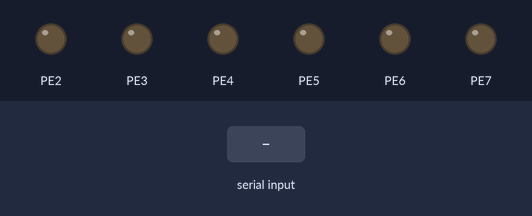
A program run on a simulated ATmega128, built with avr-gcc and emulated at 16 MHz. On the bench: output pins drawn as LEDs (lit = HIGH). The inputs (shaded band) are chosen by the test bench.

Above: at 1.2 s.
1.3 s: "w" received over Serial
At 3.8 s:
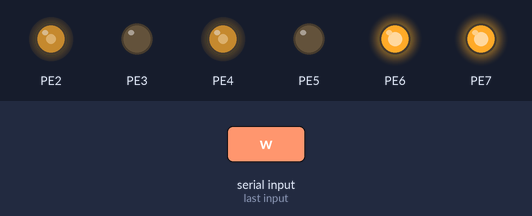
4.3 s: "q" received over Serial
At 5.53 s:
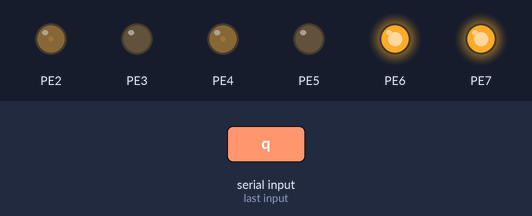
7.3 s: "s" received over Serial
At 9.5 s:
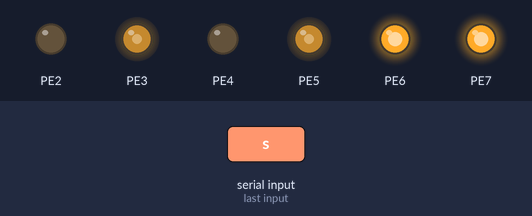
10.3 s: "a" received over Serial
At 11.33 s:
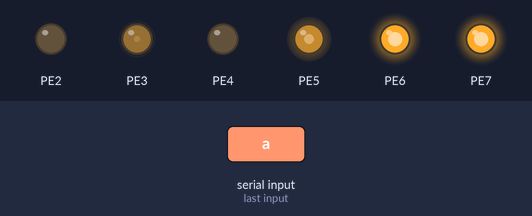
13.3 s: "d" received over Serial
At 14.57 s:
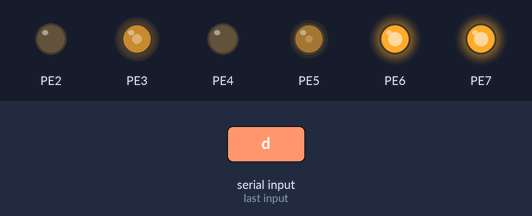
Timing chart, 0 to 17.3 s (numbered marks = the images above; inputs shaded):
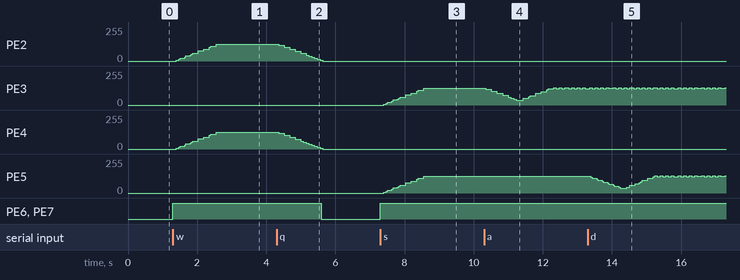

The program:

Sphero.c
```c
/*
 * Sphero.c
 *
 * Created: 2015-03-23 오후 1:33:31
 *  Author: chul
 */


#include <avr/io.h>
#include <avr/interrupt.h>

#define F_CPU 16000000UL

#define BAUD_DIV  (F_CPU/8/BAUD - 1)
#define BAUD_DIV_H BAUD_DIV >> 8
#define BAUD_DIV_L BAUD_DIV
#define BAUD 9600 // 115200 for JMOD-BT-1, 9600 for fb155bc, 38400 for HC-05, 9600 for HC-06

#include <util/delay.h>

#define TX_CH(ch, val) do { while(!(UCSR##ch##A & 0x20)); UDR##ch=val; } while(0)
#define RX_CH(ch, val) do { while(!(UCSR##ch##A & 0x80)); val = UDR##ch;  } while(0)
#define  AVAIL_RX(ch )  (UCSR##ch##A & 0x80)

unsigned int leftcnt=0;
unsigned int rightcnt=0;
unsigned int leftcurrentcnt=0;
unsigned int rightcurrentcnt=0;
unsigned int leftmode=0;
unsigned int oldleftmode=0;
unsigned int rightmode=0;
unsigned int oldrightmode=0;
unsigned int maxspeed = 200;
unsigned int anglecnt=0;
unsigned int angle =150;

ISR(TIMER0_OVF_vect)
{
	leftcnt = (leftcnt < 400) ? ++leftcnt:0;
	rightcnt=leftcnt;

	if(leftcnt==0)
	{


		switch(rightmode)
		{
			case 0:
				rightcurrentcnt=0;
			break;

			case 1:
			case 2:
				if(rightcurrentcnt< 400 -maxspeed) rightcurrentcnt++;
				else rightcurrentcnt--;
			break;

			case 3:
				if(rightcurrentcnt > 0) rightcurrentcnt--;
				else rightmode=2;
				break;

			case 4:
				if(rightcurrentcnt > 0) rightcurrentcnt--;
				else rightmode=1;
				break;

			case 5:
			case 6:
				if(rightcurrentcnt > 0) rightcurrentcnt--;
				else rightmode=0;
				break;

			case 7:
				break;

			case 8:
				if(anglecnt<=angle){
					anglecnt++;
					if(rightcurrentcnt > 0) rightcurrentcnt--;
				}else rightmode=2;
				break;
			case 9:
				if(anglecnt<=angle){
					anglecnt++;
					if(rightcurrentcnt > 0) rightcurrentcnt--;
				}else rightmode=1;
				break;


			default:
				rightcurrentcnt=0;
			break;

		}

		switch(leftmode)
		{
			case 0:
				leftcurrentcnt=0;
			break;

			case 1:
			case 2:
				if(leftcurrentcnt< 400 -maxspeed) leftcurrentcnt++;
				else leftcurrentcnt--;
			break;

			case 3:
				if(leftcurrentcnt > 0) leftcurrentcnt--;
				else leftmode=2;
				break;

			case 4:
				if(leftcurrentcnt > 0) leftcurrentcnt--;
				else leftmode=1;
				break;

			case 5:
			case 6:
				if(leftcurrentcnt > 0) leftcurrentcnt--;
				else leftmode=0;
				break;

			case 7:
				if(anglecnt<=angle){
					anglecnt++;
					if(leftcurrentcnt > 0) leftcurrentcnt--;
				}else leftmode=1;
				break;
			case 10:
				if(anglecnt<=angle){
					anglecnt++;
					if(leftcurrentcnt > 0) leftcurrentcnt--;
				}else leftmode=2;
				break;
			default:
				leftcurrentcnt=0;
			break;

		}

	}


}

int main(void)
{
    char ch;


    UCSR0A = 2; UCSR0B=0x18; UBRR0H=BAUD_DIV_H ; UBRR0L=BAUD_DIV_L;
    UCSR1A = 2; UCSR1B=0x18; UBRR1H=BAUD_DIV_H ; UBRR1L=BAUD_DIV_L;
	DDRE |= 0xFC;

	TIMSK |= _BV(TOV0);
	TCNT0=0x00;
	TCCR0 |= _BV(CS00);
	sei();

    while(1){

	    if(AVAIL_RX(1))
	    {
		    RX_CH(1, ch);

			switch(ch)
				{
					case 'q':	//정지
						switch(leftmode)
						{
							case 0:
							leftmode=0;
							break;

							case 1:
							case 3:
							case 5:
							leftmode=5;
							break;

							case 2:
							case 4:
							case 6:
							leftmode=6;
							break;

							default:
							leftmode=0;
							break;
						}

						switch(rightmode)
						{
							case 0:
							rightmode=0;
							break;

							case 1:
							case 3:
							case 5:
							rightmode=5;
							break;

							case 2:
							case 4:
							case 6:
							rightmode=6;
							break;

							default:
							rightmode=0;
							break;
						}

						break;
					case 'w':	//전진
						if(leftmode==0 || leftmode==1) leftmode=1;
						else leftmode=4;

						if(rightmode==0 || rightmode==1) rightmode=1;
						else rightmode=4;
						break;

					case 's':	//후진
						if(leftmode==0 || leftmode==2) leftmode=2;
						else leftmode=3;

						if(rightmode==0 || rightmode==2) rightmode=2;
						else rightmode=3;
						break;

					case 'a':	//좌회진

						anglecnt=0;
						if(rightmode==1 && leftmode==1) leftmode=7;
						if(rightmode==2 && leftmode==2) rightmode=8;
						break;

					case 'd':	//우회진

						anglecnt=0;
						if(rightmode==1  && leftmode==1) rightmode=9;
						if(rightmode==2  && leftmode==2) leftmode=10;
						break;

					case 'o':	//SPEED UP
						if(maxspeed>=50) maxspeed = maxspeed-10;
						else maxspeed=50;
						break;

					case 'l':	//SPEED DOWN
						if(maxspeed<=350) maxspeed = maxspeed+10;
						else maxspeed=350;
						break;

					default:
						break;
				}

	    }

		switch(leftmode)
		{
			case 0:
				if(leftcurrentcnt==0) PORTE &= ~_BV(7);
;
			break;

			case 1:
			case 3:
			case 5:
			case 7:
			case 9:
				PORTE |=_BV(7);
				PORTE &= ~_BV(5);
				if(leftcnt<leftcurrentcnt) PORTE |=_BV(4);
				else PORTE &= ~_BV(4);
			break;

			case 2:
			case 4:
			case 6:
			case 8:
			case 10:
				PORTE |=_BV(7);
				PORTE &= ~_BV(4);
				if(leftcnt<leftcurrentcnt) PORTE |=_BV(5);
				else PORTE &= ~_BV(5);
			break;

			default:
			break;
		}

		switch(rightmode)
		{
			case 0:
				if(rightcurrentcnt==0) PORTE &= ~_BV(6);
;
			break;

			case 1:
			case 3:
			case 5:
			case 7:
			case 9:
				PORTE |=_BV(6);
				PORTE &= ~_BV(3);
				if(rightcnt<rightcurrentcnt) PORTE |=_BV(2);
				else PORTE &= ~_BV(2);
			break;

			case 2:
			case 4:
			case 6:
			case 8:
			case 10:
				PORTE |=_BV(6);
				PORTE &= ~_BV(2);
				if(rightcnt<rightcurrentcnt) PORTE |=_BV(3);
				else PORTE &= ~_BV(3);
			break;

			default:
			break;
		}


    }
}
```

Measured:
- after the input at 1.3 s, PE2, PE4: moves from 0/255 to 127/255 over 1.2 s, starting after 0.10 s; PE6, PE7: LOW → HIGH at once
- after the input at 4.3 s, PE2, PE4: moves from 127/255 to 0/255 over 1.3 s, starting after 0.06 s; PE6, PE7: HIGH → LOW after 1.3 s
- after the input at 7.3 s, PE3, PE5: moves from 0/255 to 127/255 over 1.2 s, starting after 0.09 s; PE6, PE7: LOW → HIGH at once
